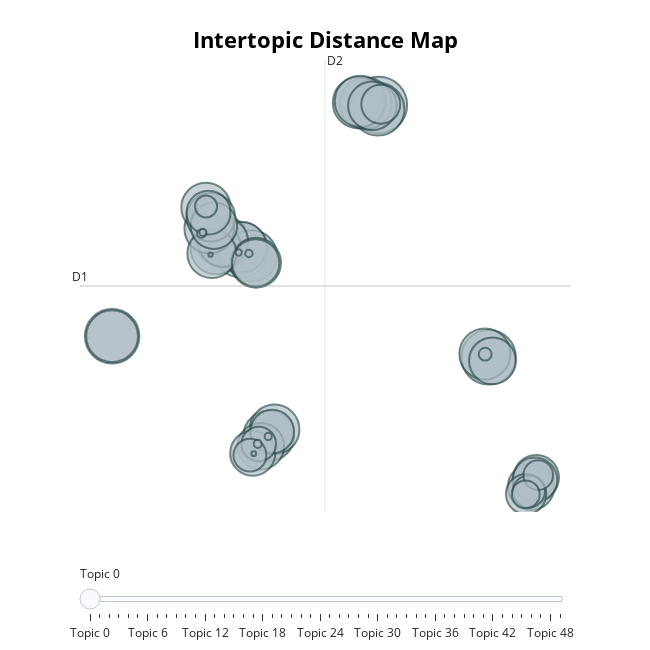

Notebook cell for this chart:
### Markdown cell above
# Swap the embedding model: redo this without the "stopwords" removed!

### Code cell
from sentence_transformers import SentenceTransformer

embedding_model = SentenceTransformer("hiiamsid/sentence_similarity_spanish_es")

topic_model = BERTopic(embedding_model=embedding_model, language="spanish")

umap_model = UMAP(n_components=5, random_state=42)
kmeans_model = KMeans(n_clusters=50, random_state=42)

topic_model = BERTopic(
    embedding_model=embedding_model,
    language="spanish",
    umap_model=umap_model,
    hdbscan_model=kmeans_model  # note: param is still called `hdbscan_model`
)

docs = df['cleaned_lyrics'].tolist()
topics, probs = topic_model.fit_transform(docs)

topic_model.visualize_topics()

### Figure 1 — Plotly figure (JSON) as saved in the notebook; plotly's stock layout.template omitted (floating-point values rounded to 4 significant figures; data arrays with more than 128 entries replaced by an {"elided": "..."} marker saying what was removed)
{"data": [{"customdata": {"elided": "50x3 mixed values"}, "hovertemplate": "<b>Topic %{customdata[0]}</b><br>%{customdata[1]}<br>Size: %{customdata[2]}", "legendgroup": "", "marker": {"color": "#B0BEC5", "line": {"color": "DarkSlateGrey", "width": 2}, "size": [9713, 9139, 9010, 8966, 8450, 8252, 8166, 8136, 7975, 7931, 7906, 7893, 7887, 7845, 7755, 7563, 7549, 7494, 7468, 7354, 7299, 7169, 7154, 6790, 6634, 6569, 6567, 6533, 6228, 6158, 6097, 5848, 5792, 4927, 4584, 3647, 3290, 3133, 2677, 2368, 1478, 501, 230, 197, 166, 161, 161, 124, 69, 56], "sizemode": "area", "sizeref": 6.071, "symbol": "circle"}, "mode": "markers", "name": "", "orientation": "v", "showlegend": false, "type": "scatter", "x": [3.247, -5.274, 10.02, -13.21, 3.199, -6.417, 2.439, -13.21, 1.992, -4.61, 2.104, -5.241, 9.793, -6.794, -3.537, -6.354, -4.328, -3.187, -7.214, -7.418, -7.052, -7.119, 2.85, -4.348, 10.26, -6.929, -4.033, 12.64, 12.96, -4.532, 12.88, -7.259, -3.331, 12.34, 3.368, -4.162, -4.703, 12.5, 13.08, 12.31, -7.41, 9.811, -7.697, -4.222, -4.768, -7.602, -3.576, -5.399, -4.468, -7.136], "xaxis": "x", "y": [18.29, 8.537, 1.319, 2.732, 18.01, 9.144, 18.4, 2.732, 18.45, 8.14, 18.54, 8.725, 1.544, 8.623, -3.973, 9.086, 7.677, -3.537, 9.972, 11.4, 8.299, 10.75, 18.24, 7.67, 1.077, 10.17, -4.663, -7.4, -6.776, -5.135, -6.944, 11.05, -3.686, -7.886, 18.35, -4.523, -5.268, -7.712, -6.616, -7.909, 11.46, 1.526, 9.647, -4.512, 8.304, 9.719, -4.012, 8.371, -5.171, 8.224], "yaxis": "y"}], "layout": {"annotations": [{"showarrow": false, "text": "D1", "x": -15.19, "y": 6.114, "yshift": 10}, {"showarrow": false, "text": "D2", "x": -0.07255, "xshift": 10, "y": 21.32}], "height": 650, "hoverlabel": {"bgcolor": "white", "font": {"family": "Rockwell", "size": 16}}, "legend": {"itemsizing": "constant", "tracegroupgap": 0}, "margin": {"t": 60}, "shapes": [{"line": {"color": "#CFD8DC", "width": 2}, "type": "line", "x0": -0.07255, "x1": -0.07255, "y0": -9.095, "y1": 21.32}, {"line": {"color": "#9E9E9E", "width": 2}, "type": "line", "x0": -15.19, "x1": 15.04, "y0": 6.114, "y1": 6.114}], "sliders": [{"active": 0, "pad": {"t": 50}, "steps": [{"args": [{"marker.color": [["red", "#B0BEC5", "#B0BEC5", "#B0BEC5", "#B0BEC5", "#B0BEC5", "#B0BEC5", "#B0BEC5", "#B0BEC5", "#B0BEC5", "#B0BEC5", "#B0BEC5", "#B0BEC5", "#B0BEC5", "#B0BEC5", "#B0BEC5", "#B0BEC5", "#B0BEC5", "#B0BEC5", "#B0BEC5", "#B0BEC5", "#B0BEC5", "#B0BEC5", "#B0BEC5", "#B0BEC5", "#B0BEC5", "#B0BEC5", "#B0BEC5", "#B0BEC5", "#B0BEC5", "#B0BEC5", "#B0BEC5", "#B0BEC5", "#B0BEC5", "#B0BEC5", "#B0BEC5", "#B0BEC5", "#B0BEC5", "#B0BEC5", "#B0BEC5", "#B0BEC5", "#B0BEC5", "#B0BEC5", "#B0BEC5", "#B0BEC5", "#B0BEC5", "#B0BEC5", "#B0BEC5", "#B0BEC5", "#B0BEC5"]]}], "label": "Topic 0", "method": "update"}, {"args": [{"marker.color": [["#B0BEC5", "red", "#B0BEC5", "#B0BEC5", "#B0BEC5", "#B0BEC5", "#B0BEC5", "#B0BEC5", "#B0BEC5", "#B0BEC5", "#B0BEC5", "#B0BEC5", "#B0BEC5", "#B0BEC5", "#B0BEC5", "#B0BEC5", "#B0BEC5", "#B0BEC5", "#B0BEC5", "#B0BEC5", "#B0BEC5", "#B0BEC5", "#B0BEC5", "#B0BEC5", "#B0BEC5", "#B0BEC5", "#B0BEC5", "#B0BEC5", "#B0BEC5", "#B0BEC5", "#B0BEC5", "#B0BEC5", "#B0BEC5", "#B0BEC5", "#B0BEC5", "#B0BEC5", "#B0BEC5", "#B0BEC5", "#B0BEC5", "#B0BEC5", "#B0BEC5", "#B0BEC5", "#B0BEC5", "#B0BEC5", "#B0BEC5", "#B0BEC5", "#B0BEC5", "#B0BEC5", "#B0BEC5", "#B0BEC5"]]}], "label": "Topic 1", "method": "update"}, {"args": [{"marker.color": [["#B0BEC5", "#B0BEC5", "red", "#B0BEC5", "#B0BEC5", "#B0BEC5", "#B0BEC5", "#B0BEC5", "#B0BEC5", "#B0BEC5", "#B0BEC5", "#B0BEC5", "#B0BEC5", "#B0BEC5", "#B0BEC5", "#B0BEC5", "#B0BEC5", "#B0BEC5", "#B0BEC5", "#B0BEC5", "#B0BEC5", "#B0BEC5", "#B0BEC5", "#B0BEC5", "#B0BEC5", "#B0BEC5", "#B0BEC5", "#B0BEC5", "#B0BEC5", "#B0BEC5", "#B0BEC5", "#B0BEC5", "#B0BEC5", "#B0BEC5", "#B0BEC5", "#B0BEC5", "#B0BEC5", "#B0BEC5", "#B0BEC5", "#B0BEC5", "#B0BEC5", "#B0BEC5", "#B0BEC5", "#B0BEC5", "#B0BEC5", "#B0BEC5", "#B0BEC5", "#B0BEC5", "#B0BEC5", "#B0BEC5"]]}], "label": "Topic 2", "method": "update"}, {"args": [{"marker.color": [["#B0BEC5", "#B0BEC5", "#B0BEC5", "red", "#B0BEC5", "#B0BEC5", "#B0BEC5", "#B0BEC5", "#B0BEC5", "#B0BEC5", "#B0BEC5", "#B0BEC5", "#B0BEC5", "#B0BEC5", "#B0BEC5", "#B0BEC5", "#B0BEC5", "#B0BEC5", "#B0BEC5", "#B0BEC5", "#B0BEC5", "#B0BEC5", "#B0BEC5", "#B0BEC5", "#B0BEC5", "#B0BEC5", "#B0BEC5", "#B0BEC5", "#B0BEC5", "#B0BEC5", "#B0BEC5", "#B0BEC5", "#B0BEC5", "#B0BEC5", "#B0BEC5", "#B0BEC5", "#B0BEC5", "#B0BEC5", "#B0BEC5", "#B0BEC5", "#B0BEC5", "#B0BEC5", "#B0BEC5", "#B0BEC5", "#B0BEC5", "#B0BEC5", "#B0BEC5", "#B0BEC5", "#B0BEC5", "#B0BEC5"]]}], "label": "Topic 3", "method": "update"}, {"args": [{"marker.color": [["#B0BEC5", "#B0BEC5", "#B0BEC5", "#B0BEC5", "red", "#B0BEC5", "#B0BEC5", "#B0BEC5", "#B0BEC5", "#B0BEC5", "#B0BEC5", "#B0BEC5", "#B0BEC5", "#B0BEC5", "#B0BEC5", "#B0BEC5", "#B0BEC5", "#B0BEC5", "#B0BEC5", "#B0BEC5", "#B0BEC5", "#B0BEC5", "#B0BEC5", "#B0BEC5", "#B0BEC5", "#B0BEC5", "#B0BEC5", "#B0BEC5", "#B0BEC5", "#B0BEC5", "#B0BEC5", "#B0BEC5", "#B0BEC5", "#B0BEC5", "#B0BEC5", "#B0BEC5", "#B0BEC5", "#B0BEC5", "#B0BEC5", "#B0BEC5", "#B0BEC5", "#B0BEC5", "#B0BEC5", "#B0BEC5", "#B0BEC5", "#B0BEC5", "#B0BEC5", "#B0BEC5", "#B0BEC5", "#B0BEC5"]]}], "label": "Topic 4", "method": "update"}, {"args": [{"marker.color": [["#B0BEC5", "#B0BEC5", "#B0BEC5", "#B0BEC5", "#B0BEC5", "red", "#B0BEC5", "#B0BEC5", "#B0BEC5", "#B0BEC5", "#B0BEC5", "#B0BEC5", "#B0BEC5", "#B0BEC5", "#B0BEC5", "#B0BEC5", "#B0BEC5", "#B0BEC5", "#B0BEC5", "#B0BEC5", "#B0BEC5", "#B0BEC5", "#B0BEC5", "#B0BEC5", "#B0BEC5", "#B0BEC5", "#B0BEC5", "#B0BEC5", "#B0BEC5", "#B0BEC5", "#B0BEC5", "#B0BEC5", "#B0BEC5", "#B0BEC5", "#B0BEC5", "#B0BEC5", "#B0BEC5", "#B0BEC5", "#B0BEC5", "#B0BEC5", "#B0BEC5", "#B0BEC5", "#B0BEC5", "#B0BEC5", "#B0BEC5", "#B0BEC5", "#B0BEC5", "#B0BEC5", "#B0BEC5", "#B0BEC5"]]}], "label": "Topic 5", "method": "update"}, {"args": [{"marker.color": [["#B0BEC5", "#B0BEC5", "#B0BEC5", "#B0BEC5", "#B0BEC5", "#B0BEC5", "red", "#B0BEC5", "#B0BEC5", "#B0BEC5", "#B0BEC5", "#B0BEC5", "#B0BEC5", "#B0BEC5", "#B0BEC5", "#B0BEC5", "#B0BEC5", "#B0BEC5", "#B0BEC5", "#B0BEC5", "#B0BEC5", "#B0BEC5", "#B0BEC5", "#B0BEC5", "#B0BEC5", "#B0BEC5", "#B0BEC5", "#B0BEC5", "#B0BEC5", "#B0BEC5", "#B0BEC5", "#B0BEC5", "#B0BEC5", "#B0BEC5", "#B0BEC5", "#B0BEC5", "#B0BEC5", "#B0BEC5", "#B0BEC5", "#B0BEC5", "#B0BEC5", "#B0BEC5", "#B0BEC5", "#B0BEC5", "#B0BEC5", "#B0BEC5", "#B0BEC5", "#B0BEC5", "#B0BEC5", "#B0BEC5"]]}], "label": "Topic 6", "method": "update"}, {"args": [{"marker.color": [["#B0BEC5", "#B0BEC5", "#B0BEC5", "#B0BEC5", "#B0BEC5", "#B0BEC5", "#B0BEC5", "red", "#B0BEC5", "#B0BEC5", "#B0BEC5", "#B0BEC5", "#B0BEC5", "#B0BEC5", "#B0BEC5", "#B0BEC5", "#B0BEC5", "#B0BEC5", "#B0BEC5", "#B0BEC5", "#B0BEC5", "#B0BEC5", "#B0BEC5", "#B0BEC5", "#B0BEC5", "#B0BEC5", "#B0BEC5", "#B0BEC5", "#B0BEC5", "#B0BEC5", "#B0BEC5", "#B0BEC5", "#B0BEC5", "#B0BEC5", "#B0BEC5", "#B0BEC5", "#B0BEC5", "#B0BEC5", "#B0BEC5", "#B0BEC5", "#B0BEC5", "#B0BEC5", "#B0BEC5", "#B0BEC5", "#B0BEC5", "#B0BEC5", "#B0BEC5", "#B0BEC5", "#B0BEC5", "#B0BEC5"]]}], "label": "Topic 7", "method": "update"}, {"args": [{"marker.color": [["#B0BEC5", "#B0BEC5", "#B0BEC5", "#B0BEC5", "#B0BEC5", "#B0BEC5", "#B0BEC5", "#B0BEC5", "red", "#B0BEC5", "#B0BEC5", "#B0BEC5", "#B0BEC5", "#B0BEC5", "#B0BEC5", "#B0BEC5", "#B0BEC5", "#B0BEC5", "#B0BEC5", "#B0BEC5", "#B0BEC5", "#B0BEC5", "#B0BEC5", "#B0BEC5", "#B0BEC5", "#B0BEC5", "#B0BEC5", "#B0BEC5", "#B0BEC5", "#B0BEC5", "#B0BEC5", "#B0BEC5", "#B0BEC5", "#B0BEC5", "#B0BEC5", "#B0BEC5", "#B0BEC5", "#B0BEC5", "#B0BEC5", "#B0BEC5", "#B0BEC5", "#B0BEC5", "#B0BEC5", "#B0BEC5", "#B0BEC5", "#B0BEC5", "#B0BEC5", "#B0BEC5", "#B0BEC5", "#B0BEC5"]]}], "label": "Topic 8", "method": "update"}, {"args": [{"marker.color": [["#B0BEC5", "#B0BEC5", "#B0BEC5", "#B0BEC5", "#B0BEC5", "#B0BEC5", "#B0BEC5", "#B0BEC5", "#B0BEC5", "red", "#B0BEC5", "#B0BEC5", "#B0BEC5", "#B0BEC5", "#B0BEC5", "#B0BEC5", "#B0BEC5", "#B0BEC5", "#B0BEC5", "#B0BEC5", "#B0BEC5", "#B0BEC5", "#B0BEC5", "#B0BEC5", "#B0BEC5", "#B0BEC5", "#B0BEC5", "#B0BEC5", "#B0BEC5", "#B0BEC5", "#B0BEC5", "#B0BEC5", "#B0BEC5", "#B0BEC5", "#B0BEC5", "#B0BEC5", "#B0BEC5", "#B0BEC5", "#B0BEC5", "#B0BEC5", "#B0BEC5", "#B0BEC5", "#B0BEC5", "#B0BEC5", "#B0BEC5", "#B0BEC5", "#B0BEC5", "#B0BEC5", "#B0BEC5", "#B0BEC5"]]}], "label": "Topic 9", "method": "update"}, {"args": [{"marker.color": [["#B0BEC5", "#B0BEC5", "#B0BEC5", "#B0BEC5", "#B0BEC5", "#B0BEC5", "#B0BEC5", "#B0BEC5", "#B0BEC5", "#B0BEC5", "red", "#B0BEC5", "#B0BEC5", "#B0BEC5", "#B0BEC5", "#B0BEC5", "#B0BEC5", "#B0BEC5", "#B0BEC5", "#B0BEC5", "#B0BEC5", "#B0BEC5", "#B0BEC5", "#B0BEC5", "#B0BEC5", "#B0BEC5", "#B0BEC5", "#B0BEC5", "#B0BEC5", "#B0BEC5", "#B0BEC5", "#B0BEC5", "#B0BEC5", "#B0BEC5", "#B0BEC5", "#B0BEC5", "#B0BEC5", "#B0BEC5", "#B0BEC5", "#B0BEC5", "#B0BEC5", "#B0BEC5", "#B0BEC5", "#B0BEC5", "#B0BEC5", "#B0BEC5", "#B0BEC5", "#B0BEC5", "#B0BEC5", "#B0BEC5"]]}], "label": "Topic 10", "method": "update"}, {"args": [{"marker.color": [["#B0BEC5", "#B0BEC5", "#B0BEC5", "#B0BEC5", "#B0BEC5", "#B0BEC5", "#B0BEC5", "#B0BEC5", "#B0BEC5", "#B0BEC5", "#B0BEC5", "red", "#B0BEC5", "#B0BEC5", "#B0BEC5", "#B0BEC5", "#B0BEC5", "#B0BEC5", "#B0BEC5", "#B0BEC5", "#B0BEC5", "#B0BEC5", "#B0BEC5", "#B0BEC5", "#B0BEC5", "#B0BEC5", "#B0BEC5", "#B0BEC5", "#B0BEC5", "#B0BEC5", "#B0BEC5", "#B0BEC5", "#B0BEC5", "#B0BEC5", "#B0BEC5", "#B0BEC5", "#B0BEC5", "#B0BEC5", "#B0BEC5", "#B0BEC5", "#B0BEC5", "#B0BEC5", "#B0BEC5", "#B0BEC5", "#B0BEC5", "#B0BEC5", "#B0BEC5", "#B0BEC5", "#B0BEC5", "#B0BEC5"]]}], "label": "Topic 11", "method": "update"}, {"args": [{"marker.color": [["#B0BEC5", "#B0BEC5", "#B0BEC5", "#B0BEC5", "#B0BEC5", "#B0BEC5", "#B0BEC5", "#B0BEC5", "#B0BEC5", "#B0BEC5", "#B0BEC5", "#B0BEC5", "red", "#B0BEC5", "#B0BEC5", "#B0BEC5", "#B0BEC5", "#B0BEC5", "#B0BEC5", "#B0BEC5", "#B0BEC5", "#B0BEC5", "#B0BEC5", "#B0BEC5", "#B0BEC5", "#B0BEC5", "#B0BEC5", "#B0BEC5", "#B0BEC5", "#B0BEC5", "#B0BEC5", "#B0BEC5", "#B0BEC5", "#B0BEC5", "#B0BEC5", "#B0BEC5", "#B0BEC5", "#B0BEC5", "#B0BEC5", "#B0BEC5", "#B0BEC5", "#B0BEC5", "#B0BEC5", "#B0BEC5", "#B0BEC5", "#B0BEC5", "#B0BEC5", "#B0BEC5", "#B0BEC5", "#B0BEC5"]]}], "label": "Topic 12", "method": "update"}, {"args": [{"marker.color": [["#B0BEC5", "#B0BEC5", "#B0BEC5", "#B0BEC5", "#B0BEC5", "#B0BEC5", "#B0BEC5", "#B0BEC5", "#B0BEC5", "#B0BEC5", "#B0BEC5", "#B0BEC5", "#B0BEC5", "red", "#B0BEC5", "#B0BEC5", "#B0BEC5", "#B0BEC5", "#B0BEC5", "#B0BEC5", "#B0BEC5", "#B0BEC5", "#B0BEC5", "#B0BEC5", "#B0BEC5", "#B0BEC5", "#B0BEC5", "#B0BEC5", "#B0BEC5", "#B0BEC5", "#B0BEC5", "#B0BEC5", "#B0BEC5", "#B0BEC5", "#B0BEC5", "#B0BEC5", "#B0BEC5", "#B0BEC5", "#B0BEC5", "#B0BEC5", "#B0BEC5", "#B0BEC5", "#B0BEC5", "#B0BEC5", "#B0BEC5", "#B0BEC5", "#B0BEC5", "#B0BEC5", "#B0BEC5", "#B0BEC5"]]}], "label": "Topic 13", "method": "update"}, {"args": [{"marker.color": [["#B0BEC5", "#B0BEC5", "#B0BEC5", "#B0BEC5", "#B0BEC5", "#B0BEC5", "#B0BEC5", "#B0BEC5", "#B0BEC5", "#B0BEC5", "#B0BEC5", "#B0BEC5", "#B0BEC5", "#B0BEC5", "red", "#B0BEC5", "#B0BEC5", "#B0BEC5", "#B0BEC5", "#B0BEC5", "#B0BEC5", "#B0BEC5", "#B0BEC5", "#B0BEC5", "#B0BEC5", "#B0BEC5", "#B0BEC5", "#B0BEC5", "#B0BEC5", "#B0BEC5", "#B0BEC5", "#B0BEC5", "#B0BEC5", "#B0BEC5", "#B0BEC5", "#B0BEC5", "#B0BEC5", "#B0BEC5", "#B0BEC5", "#B0BEC5", "#B0BEC5", "#B0BEC5", "#B0BEC5", "#B0BEC5", "#B0BEC5", "#B0BEC5", "#B0BEC5", "#B0BEC5", "#B0BEC5", "#B0BEC5"]]}], "label": "Topic 14", "method": "update"}, {"args": [{"marker.color": [["#B0BEC5", "#B0BEC5", "#B0BEC5", "#B0BEC5", "#B0BEC5", "#B0BEC5", "#B0BEC5", "#B0BEC5", "#B0BEC5", "#B0BEC5", "#B0BEC5", "#B0BEC5", "#B0BEC5", "#B0BEC5", "#B0BEC5", "red", "#B0BEC5", "#B0BEC5", "#B0BEC5", "#B0BEC5", "#B0BEC5", "#B0BEC5", "#B0BEC5", "#B0BEC5", "#B0BEC5", "#B0BEC5", "#B0BEC5", "#B0BEC5", "#B0BEC5", "#B0BEC5", "#B0BEC5", "#B0BEC5", "#B0BEC5", "#B0BEC5", "#B0BEC5", "#B0BEC5", "#B0BEC5", "#B0BEC5", "#B0BEC5", "#B0BEC5", "#B0BEC5", "#B0BEC5", "#B0BEC5", "#B0BEC5", "#B0BEC5", "#B0BEC5", "#B0BEC5", "#B0BEC5", "#B0BEC5", "#B0BEC5"]]}], "label": "Topic 15", "method": "update"}, {"args": [{"marker.color": [["#B0BEC5", "#B0BEC5", "#B0BEC5", "#B0BEC5", "#B0BEC5", "#B0BEC5", "#B0BEC5", "#B0BEC5", "#B0BEC5", "#B0BEC5", "#B0BEC5", "#B0BEC5", "#B0BEC5", "#B0BEC5", "#B0BEC5", "#B0BEC5", "red", "#B0BEC5", "#B0BEC5", "#B0BEC5", "#B0BEC5", "#B0BEC5", "#B0BEC5", "#B0BEC5", "#B0BEC5", "#B0BEC5", "#B0BEC5", "#B0BEC5", "#B0BEC5", "#B0BEC5", "#B0BEC5", "#B0BEC5", "#B0BEC5", "#B0BEC5", "#B0BEC5", "#B0BEC5", "#B0BEC5", "#B0BEC5", "#B0BEC5", "#B0BEC5", "#B0BEC5", "#B0BEC5", "#B0BEC5", "#B0BEC5", "#B0BEC5", "#B0BEC5", "#B0BEC5", "#B0BEC5", "#B0BEC5", "#B0BEC5"]]}], "label": "Topic 16", "method": "update"}, {"args": [{"marker.color": [["#B0BEC5", "#B0BEC5", "#B0BEC5", "#B0BEC5", "#B0BEC5", "#B0BEC5", "#B0BEC5", "#B0BEC5", "#B0BEC5", "#B0BEC5", "#B0BEC5", "#B0BEC5", "#B0BEC5", "#B0BEC5", "#B0BEC5", "#B0BEC5", "#B0BEC5", "red", "#B0BEC5", "#B0BEC5", "#B0BEC5", "#B0BEC5", "#B0BEC5", "#B0BEC5", "#B0BEC5", "#B0BEC5", "#B0BEC5", "#B0BEC5", "#B0BEC5", "#B0BEC5", "#B0BEC5", "#B0BEC5", "#B0BEC5", "#B0BEC5", "#B0BEC5", "#B0BEC5", "#B0BEC5", "#B0BEC5", "#B0BEC5", "#B0BEC5", "#B0BEC5", "#B0BEC5", "#B0BEC5", "#B0BEC5", "#B0BEC5", "#B0BEC5", "#B0BEC5", "#B0BEC5", "#B0BEC5", "#B0BEC5"]]}], "label": "Topic 17", "method": "update"}, {"args": [{"marker.color": [["#B0BEC5", "#B0BEC5", "#B0BEC5", "#B0BEC5", "#B0BEC5", "#B0BEC5", "#B0BEC5", "#B0BEC5", "#B0BEC5", "#B0BEC5", "#B0BEC5", "#B0BEC5", "#B0BEC5", "#B0BEC5", "#B0BEC5", "#B0BEC5", "#B0BEC5", "#B0BEC5", "red", "#B0BEC5", "#B0BEC5", "#B0BEC5", "#B0BEC5", "#B0BEC5", "#B0BEC5", "#B0BEC5", "#B0BEC5", "#B0BEC5", "#B0BEC5", "#B0BEC5", "#B0BEC5", "#B0BEC5", "#B0BEC5", "#B0BEC5", "#B0BEC5", "#B0BEC5", "#B0BEC5", "#B0BEC5", "#B0BEC5", "#B0BEC5", "#B0BEC5", "#B0BEC5", "#B0BEC5", "#B0BEC5", "#B0BEC5", "#B0BEC5", "#B0BEC5", "#B0BEC5", "#B0BEC5", "#B0BEC5"]]}], "label": "Topic 18", "method": "update"}, {"args": [{"marker.color": [["#B0BEC5", "#B0BEC5", "#B0BEC5", "#B0BEC5", "#B0BEC5", "#B0BEC5", "#B0BEC5", "#B0BEC5", "#B0BEC5", "#B0BEC5", "#B0BEC5", "#B0BEC5", "#B0BEC5", "#B0BEC5", "#B0BEC5", "#B0BEC5", "#B0BEC5", "#B0BEC5", "#B0BEC5", "red", "#B0BEC5", "#B0BEC5", "#B0BEC5", "#B0BEC5", "#B0BEC5", "#B0BEC5", "#B0BEC5", "#B0BEC5", "#B0BEC5", "#B0BEC5", "#B0BEC5", "#B0BEC5", "#B0BEC5", "#B0BEC5", "#B0BEC5", "#B0BEC5", "#B0BEC5", "#B0BEC5", "#B0BEC5", "#B0BEC5", "#B0BEC5", "#B0BEC5", "#B0BEC5", "#B0BEC5", "#B0BEC5", "#B0BEC5", "#B0BEC5", "#B0BEC5", "#B0BEC5", "#B0BEC5"]]}], "label": "Topic 19", "method": "update"}, {"args": [{"marker.color": [["#B0BEC5", "#B0BEC5", "#B0BEC5", "#B0BEC5", "#B0BEC5", "#B0BEC5", "#B0BEC5", "#B0BEC5", "#B0BEC5", "#B0BEC5", "#B0BEC5", "#B0BEC5", "#B0BEC5", "#B0BEC5", "#B0BEC5", "#B0BEC5", "#B0BEC5", "#B0BEC5", "#B0BEC5", "#B0BEC5", "red", "#B0BEC5", "#B0BEC5", "#B0BEC5", "#B0BEC5", "#B0BEC5", "#B0BEC5", "#B0BEC5", "#B0BEC5", "#B0BEC5", "#B0BEC5", "#B0BEC5", "#B0BEC5", "#B0BEC5", "#B0BEC5", "#B0BEC5", "#B0BEC5", "#B0BEC5", "#B0BEC5", "#B0BEC5", "#B0BEC5", "#B0BEC5", "#B0BEC5", "#B0BEC5", "#B0BEC5", "#B0BEC5", "#B0BEC5", "#B0BEC5", "#B0BEC5", "#B0BEC5"]]}], "label": "Topic 20", "method": "update"}, {"args": [{"marker.color": [["#B0BEC5", "#B0BEC5", "#B0BEC5", "#B0BEC5", "#B0BEC5", "#B0BEC5", "#B0BEC5", "#B0BEC5", "#B0BEC5", "#B0BEC5", "#B0BEC5", "#B0BEC5", "#B0BEC5", "#B0BEC5", "#B0BEC5", "#B0BEC5", "#B0BEC5", "#B0BEC5", "#B0BEC5", "#B0BEC5", "#B0BEC5", "red", "#B0BEC5", "#B0BEC5", "#B0BEC5", "#B0BEC5", "#B0BEC5", "#B0BEC5", "#B0BEC5", "#B0BEC5", "#B0BEC5", "#B0BEC5", "#B0BEC5", "#B0BEC5", "#B0BEC5", "#B0BEC5", "#B0BEC5", "#B0BEC5", "#B0BEC5", "#B0BEC5", "#B0BEC5", "#B0BEC5", "#B0BEC5", "#B0BEC5", "#B0BEC5", "#B0BEC5", "#B0BEC5", "#B0BEC5", "#B0BEC5", "#B0BEC5"]]}], "label": "Topic 21", "method": "update"}, {"args": [{"marker.color": [["#B0BEC5", "#B0BEC5", "#B0BEC5", "#B0BEC5", "#B0BEC5", "#B0BEC5", "#B0BEC5", "#B0BEC5", "#B0BEC5", "#B0BEC5", "#B0BEC5", "#B0BEC5", "#B0BEC5", "#B0BEC5", "#B0BEC5", "#B0BEC5", "#B0BEC5", "#B0BEC5", "#B0BEC5", "#B0BEC5", "#B0BEC5", "#B0BEC5", "red", "#B0BEC5", "#B0BEC5", "#B0BEC5", "#B0BEC5", "#B0BEC5", "#B0BEC5", "#B0BEC5", "#B0BEC5", "#B0BEC5", "#B0BEC5", "#B0BEC5", "#B0BEC5", "#B0BEC5", "#B0BEC5", "#B0BEC5", "#B0BEC5", "#B0BEC5", "#B0BEC5", "#B0BEC5", "#B0BEC5", "#B0BEC5", "#B0BEC5", "#B0BEC5", "#B0BEC5", "#B0BEC5", "#B0BEC5", "#B0BEC5"]]}], "label": "Topic 22", "method": "update"}, {"args": [{"marker.color": [["#B0BEC5", "#B0BEC5", "#B0BEC5", "#B0BEC5", "#B0BEC5", "#B0BEC5", "#B0BEC5", "#B0BEC5", "#B0BEC5", "#B0BEC5", "#B0BEC5", "#B0BEC5", "#B0BEC5", "#B0BEC5", "#B0BEC5", "#B0BEC5", "#B0BEC5", "#B0BEC5", "#B0BEC5", "#B0BEC5", "#B0BEC5", "#B0BEC5", "#B0BEC5", "red", "#B0BEC5", "#B0BEC5", "#B0BEC5", "#B0BEC5", "#B0BEC5", "#B0BEC5", "#B0BEC5", "#B0BEC5", "#B0BEC5", "#B0BEC5", "#B0BEC5", "#B0BEC5", "#B0BEC5", "#B0BEC5", "#B0BEC5", "#B0BEC5", "#B0BEC5", "#B0BEC5", "#B0BEC5", "#B0BEC5", "#B0BEC5", "#B0BEC5", "#B0BEC5", "#B0BEC5", "#B0BEC5", "#B0BEC5"]]}], "label": "Topic 23", "method": "update"}, {"args": [{"marker.color": [["#B0BEC5", "#B0BEC5", "#B0BEC5", "#B0BEC5", "#B0BEC5", "#B0BEC5", "#B0BEC5", "#B0BEC5", "#B0BEC5", "#B0BEC5", "#B0BEC5", "#B0BEC5", "#B0BEC5", "#B0BEC5", "#B0BEC5", "#B0BEC5", "#B0BEC5", "#B0BEC5", "#B0BEC5", "#B0BEC5", "#B0BEC5", "#B0BEC5", "#B0BEC5", "#B0BEC5", "red", "#B0BEC5", "#B0BEC5", "#B0BEC5", "#B0BEC5", "#B0BEC5", "#B0BEC5", "#B0BEC5", "#B0BEC5", "#B0BEC5", "#B0BEC5", "#B0BEC5", "#B0BEC5", "#B0BEC5", "#B0BEC5", "#B0BEC5", "#B0BEC5", "#B0BEC5", "#B0BEC5", "#B0BEC5", "#B0BEC5", "#B0BEC5", "#B0BEC5", "#B0BEC5", "#B0BEC5", "#B0BEC5"]]}], "label": "Topic 24", "method": "update"}, {"args": [{"marker.color": [["#B0BEC5", "#B0BEC5", "#B0BEC5", "#B0BEC5", "#B0BEC5", "#B0BEC5", "#B0BEC5", "#B0BEC5", "#B0BEC5", "#B0BEC5", "#B0BEC5", "#B0BEC5", "#B0BEC5", "#B0BEC5", "#B0BEC5", "#B0BEC5", "#B0BEC5", "#B0BEC5", "#B0BEC5", "#B0BEC5", "#B0BEC5", "#B0BEC5", "#B0BEC5", "#B0BEC5", "#B0BEC5", "red", "#B0BEC5", "#B0BEC5", "#B0BEC5", "#B0BEC5", "#B0BEC5", "#B0BEC5", "#B0BEC5", "#B0BEC5", "#B0BEC5", "#B0BEC5", "#B0BEC5", "#B0BEC5", "#B0BEC5", "#B0BEC5", "#B0BEC5", "#B0BEC5", "#B0BEC5", "#B0BEC5", "#B0BEC5", "#B0BEC5", "#B0BEC5", "#B0BEC5", "#B0BEC5", "#B0BEC5"]]}], "label": "Topic 25", "method": "update"}, {"args": [{"marker.color": [["#B0BEC5", "#B0BEC5", "#B0BEC5", "#B0BEC5", "#B0BEC5", "#B0BEC5", "#B0BEC5", "#B0BEC5", "#B0BEC5", "#B0BEC5", "#B0BEC5", "#B0BEC5", "#B0BEC5", "#B0BEC5", "#B0BEC5", "#B0BEC5", "#B0BEC5", "#B0BEC5", "#B0BEC5", "#B0BEC5", "#B0BEC5", "#B0BEC5", "#B0BEC5", "#B0BEC5", "#B0BEC5", "#B0BEC5", "red", "#B0BEC5", "#B0BEC5", "#B0BEC5", "#B0BEC5", "#B0BEC5", "#B0BEC5", "#B0BEC5", "#B0BEC5", "#B0BEC5", "#B0BEC5", "#B0BEC5", "#B0BEC5", "#B0BEC5", "#B0BEC5", "#B0BEC5", "#B0BEC5", "#B0BEC5", "#B0BEC5", "#B0BEC5", "#B0BEC5", "#B0BEC5", "#B0BEC5", "#B0BEC5"]]}], "label": "Topic 26", "method": "update"}, {"args": [{"marker.color": [["#B0BEC5", "#B0BEC5", "#B0BEC5", "#B0BEC5", "#B0BEC5", "#B0BEC5", "#B0BEC5", "#B0BEC5", "#B0BEC5", "#B0BEC5", "#B0BEC5", "#B0BEC5", "#B0BEC5", "#B0BEC5", "#B0BEC5", "#B0BEC5", "#B0BEC5", "#B0BEC5", "#B0BEC5", "#B0BEC5", "#B0BEC5", "#B0BEC5", "#B0BEC5", "#B0BEC5", "#B0BEC5", "#B0BEC5", "#B0BEC5", "red", "#B0BEC5", "#B0BEC5", "#B0BEC5", "#B0BEC5", "#B0BEC5", "#B0BEC5", "#B0BEC5", "#B0BEC5", "#B0BEC5", "#B0BEC5", "#B0BEC5", "#B0BEC5", "#B0BEC5", "#B0BEC5", "#B0BEC5", "#B0BEC5", "#B0BEC5", "#B0BEC5", "#B0BEC5", "#B0BEC5", "#B0BEC5", "#B0BEC5"]]}], "label": "Topic 27", "method": "update"}, {"args": [{"marker.color": [["#B0BEC5", "#B0BEC5", "#B0BEC5", "#B0BEC5", "#B0BEC5", "#B0BEC5", "#B0BEC5", "#B0BEC5", "#B0BEC5", "#B0BEC5", "#B0BEC5", "#B0BEC5", "#B0BEC5", "#B0BEC5", "#B0BEC5", "#B0BEC5", "#B0BEC5", "#B0BEC5", "#B0BEC5", "#B0BEC5", "#B0BEC5", "#B0BEC5", "#B0BEC5", "#B0BEC5", "#B0BEC5", "#B0BEC5", "#B0BEC5", "#B0BEC5", "red", "#B0BEC5", "#B0BEC5", "#B0BEC5", "#B0BEC5", "#B0BEC5", "#B0BEC5", "#B0BEC5", "#B0BEC5", "#B0BEC5", "#B0BEC5", "#B0BEC5", "#B0BEC5", "#B0BEC5", "#B0BEC5", "#B0BEC5", "#B0BEC5", "#B0BEC5", "#B0BEC5", "#B0BEC5", "#B0BEC5", "#B0BEC5"]]}], "label": "Topic 28", "method": "update"}, {"args": [{"marker.color": [["#B0BEC5", "#B0BEC5", "#B0BEC5", "#B0BEC5", "#B0BEC5", "#B0BEC5", "#B0BEC5", "#B0BEC5", "#B0BEC5", "#B0BEC5", "#B0BEC5", "#B0BEC5", "#B0BEC5", "#B0BEC5", "#B0BEC5", "#B0BEC5", "#B0BEC5", "#B0BEC5", "#B0BEC5", "#B0BEC5", "#B0BEC5", "#B0BEC5", "#B0BEC5", "#B0BEC5", "#B0BEC5", "#B0BEC5", "#B0BEC5", "#B0BEC5", "#B0BEC5", "red", "#B0BEC5", "#B0BEC5", "#B0BEC5", "#B0BEC5", "#B0BEC5", "#B0BEC5", "#B0BEC5", "#B0BEC5", "#B0BEC5", "#B0BEC5", "#B0BEC5", "#B0BEC5", "#B0BEC5", "#B0BEC5", "#B0BEC5", "#B0BEC5", "#B0BEC5", "#B0BEC5", "#B0BEC5", "#B0BEC5"]]}], "label": "Topic 29", "method": "update"}, {"args": [{"marker.color": [["#B0BEC5", "#B0BEC5", "#B0BEC5", "#B0BEC5", "#B0BEC5", "#B0BEC5", "#B0BEC5", "#B0BEC5", "#B0BEC5", "#B0BEC5", "#B0BEC5", "#B0BEC5", "#B0BEC5", "#B0BEC5", "#B0BEC5", "#B0BEC5", "#B0BEC5", "#B0BEC5", "#B0BEC5", "#B0BEC5", "#B0BEC5", "#B0BEC5", "#B0BEC5", "#B0BEC5", "#B0BEC5", "#B0BEC5", "#B0BEC5", "#B0BEC5", "#B0BEC5", "#B0BEC5", "red", "#B0BEC5", "#B0BEC5", "#B0BEC5", "#B0BEC5", "#B0BEC5", "#B0BEC5", "#B0BEC5", "#B0BEC5", "#B0BEC5", "#B0BEC5", "#B0BEC5", "#B0BEC5", "#B0BEC5", "#B0BEC5", "#B0BEC5", "#B0BEC5", "#B0BEC5", "#B0BEC5", "#B0BEC5"]]}], "label": "Topic 30", "method": "update"}, {"args": [{"marker.color": [["#B0BEC5", "#B0BEC5", "#B0BEC5", "#B0BEC5", "#B0BEC5", "#B0BEC5", "#B0BEC5", "#B0BEC5", "#B0BEC5", "#B0BEC5", "#B0BEC5", "#B0BEC5", "#B0BEC5", "#B0BEC5", "#B0BEC5", "#B0BEC5", "#B0BEC5", "#B0BEC5", "#B0BEC5", "#B0BEC5", "#B0BEC5", "#B0BEC5", "#B0BEC5", "#B0BEC5", "#B0BEC5", "#B0BEC5", "#B0BEC5", "#B0BEC5", "#B0BEC5", "#B0BEC5", "#B0BEC5", "red", "#B0BEC5", "#B0BEC5", "#B0BEC5", "#B0BEC5", "#B0BEC5", "#B0BEC5", "#B0BEC5", "#B0BEC5", "#B0BEC5", "#B0BEC5", "#B0BEC5", "#B0BEC5", "#B0BEC5", "#B0BEC5", "#B0BEC5", "#B0BEC5", "#B0BEC5", "#B0BEC5"]]}], "label": "Topic 31", "method": "update"}, {"args": [{"marker.color": [["#B0BEC5", "#B0BEC5", "#B0BEC5", "#B0BEC5", "#B0BEC5", "#B0BEC5", "#B0BEC5", "#B0BEC5", "#B0BEC5", "#B0BEC5", "#B0BEC5", "#B0BEC5", "#B0BEC5", "#B0BEC5", "#B0BEC5", "#B0BEC5", "#B0BEC5", "#B0BEC5", "#B0BEC5", "#B0BEC5", "#B0BEC5", "#B0BEC5", "#B0BEC5", "#B0BEC5", "#B0BEC5", "#B0BEC5", "#B0BEC5", "#B0BEC5", "#B0BEC5", "#B0BEC5", "#B0BEC5", "#B0BEC5", "red", "#B0BEC5", "#B0BEC5", "#B0BEC5", "#B0BEC5", "#B0BEC5", "#B0BEC5", "#B0BEC5", "#B0BEC5", "#B0BEC5", "#B0BEC5", "#B0BEC5", "#B0BEC5", "#B0BEC5", "#B0BEC5", "#B0BEC5", "#B0BEC5", "#B0BEC5"]]}], "label": "Topic 32", "method": "update"}, {"args": [{"marker.color": [["#B0BEC5", "#B0BEC5", "#B0BEC5", "#B0BEC5", "#B0BEC5", "#B0BEC5", "#B0BEC5", "#B0BEC5", "#B0BEC5", "#B0BEC5", "#B0BEC5", "#B0BEC5", "#B0BEC5", "#B0BEC5", "#B0BEC5", "#B0BEC5", "#B0BEC5", "#B0BEC5", "#B0BEC5", "#B0BEC5", "#B0BEC5", "#B0BEC5", "#B0BEC5", "#B0BEC5", "#B0BEC5", "#B0BEC5", "#B0BEC5", "#B0BEC5", "#B0BEC5", "#B0BEC5", "#B0BEC5", "#B0BEC5", "#B0BEC5", "red", "#B0BEC5", "#B0BEC5", "#B0BEC5", "#B0BEC5", "#B0BEC5", "#B0BEC5", "#B0BEC5", "#B0BEC5", "#B0BEC5", "#B0BEC5", "#B0BEC5", "#B0BEC5", "#B0BEC5", "#B0BEC5", "#B0BEC5", "#B0BEC5"]]}], "label": "Topic 33", "method": "update"}, {"args": [{"marker.color": [["#B0BEC5", "#B0BEC5", "#B0BEC5", "#B0BEC5", "#B0BEC5", "#B0BEC5", "#B0BEC5", "#B0BEC5", "#B0BEC5", "#B0BEC5", "#B0BEC5", "#B0BEC5", "#B0BEC5", "#B0BEC5", "#B0BEC5", "#B0BEC5", "#B0BEC5", "#B0BEC5", "#B0BEC5", "#B0BEC5", "#B0BEC5", "#B0BEC5", "#B0BEC5", "#B0BEC5", "#B0BEC5", "#B0BEC5", "#B0BEC5", "#B0BEC5", "#B0BEC5", "#B0BEC5", "#B0BEC5", "#B0BEC5", "#B0BEC5", "#B0BEC5", "red", "#B0BEC5", "#B0BEC5", "#B0BEC5", "#B0BEC5", "#B0BEC5", "#B0BEC5", "#B0BEC5", "#B0BEC5", "#B0BEC5", "#B0BEC5", "#B0BEC5", "#B0BEC5", "#B0BEC5", "#B0BEC5", "#B0BEC5"]]}], "label": "Topic 34", "method": "update"}, {"args": [{"marker.color": [["#B0BEC5", "#B0BEC5", "#B0BEC5", "#B0BEC5", "#B0BEC5", "#B0BEC5", "#B0BEC5", "#B0BEC5", "#B0BEC5", "#B0BEC5", "#B0BEC5", "#B0BEC5", "#B0BEC5", "#B0BEC5", "#B0BEC5", "#B0BEC5", "#B0BEC5", "#B0BEC5", "#B0BEC5", "#B0BEC5", "#B0BEC5", "#B0BEC5", "#B0BEC5", "#B0BEC5", "#B0BEC5", "#B0BEC5", "#B0BEC5", "#B0BEC5", "#B0BEC5", "#B0BEC5", "#B0BEC5", "#B0BEC5", "#B0BEC5", "#B0BEC5", "#B0BEC5", "red", "#B0BEC5", "#B0BEC5", "#B0BEC5", "#B0BEC5", "#B0BEC5", "#B0BEC5", "#B0BEC5", "#B0BEC5", "#B0BEC5", "#B0BEC5", "#B0BEC5", "#B0BEC5", "#B0BEC5", "#B0BEC5"]]}], "label": "Topic 35", "method": "update"}, {"args": [{"marker.color": [["#B0BEC5", "#B0BEC5", "#B0BEC5", "#B0BEC5", "#B0BEC5", "#B0BEC5", "#B0BEC5", "#B0BEC5", "#B0BEC5", "#B0BEC5", "#B0BEC5", "#B0BEC5", "#B0BEC5", "#B0BEC5", "#B0BEC5", "#B0BEC5", "#B0BEC5", "#B0BEC5", "#B0BEC5", "#B0BEC5", "#B0BEC5", "#B0BEC5", "#B0BEC5", "#B0BEC5", "#B0BEC5", "#B0BEC5", "#B0BEC5", "#B0BEC5", "#B0BEC5", "#B0BEC5", "#B0BEC5", "#B0BEC5", "#B0BEC5", "#B0BEC5", "#B0BEC5", "#B0BEC5", "red", "#B0BEC5", "#B0BEC5", "#B0BEC5", "#B0BEC5", "#B0BEC5", "#B0BEC5", "#B0BEC5", "#B0BEC5", "#B0BEC5", "#B0BEC5", "#B0BEC5", "#B0BEC5", "#B0BEC5"]]}], "label": "Topic 36", "method": "update"}, {"args": [{"marker.color": [["#B0BEC5", "#B0BEC5", "#B0BEC5", "#B0BEC5", "#B0BEC5", "#B0BEC5", "#B0BEC5", "#B0BEC5", "#B0BEC5", "#B0BEC5", "#B0BEC5", "#B0BEC5", "#B0BEC5", "#B0BEC5", "#B0BEC5", "#B0BEC5", "#B0BEC5", "#B0BEC5", "#B0BEC5", "#B0BEC5", "#B0BEC5", "#B0BEC5", "#B0BEC5", "#B0BEC5", "#B0BEC5", "#B0BEC5", "#B0BEC5", "#B0BEC5", "#B0BEC5", "#B0BEC5", "#B0BEC5", "#B0BEC5", "#B0BEC5", "#B0BEC5", "#B0BEC5", "#B0BEC5", "#B0BEC5", "red", "#B0BEC5", "#B0BEC5", "#B0BEC5", "#B0BEC5", "#B0BEC5", "#B0BEC5", "#B0BEC5", "#B0BEC5", "#B0BEC5", "#B0BEC5", "#B0BEC5", "#B0BEC5"]]}], "label": "Topic 37", "method": "update"}, {"args": [{"marker.color": [["#B0BEC5", "#B0BEC5", "#B0BEC5", "#B0BEC5", "#B0BEC5", "#B0BEC5", "#B0BEC5", "#B0BEC5", "#B0BEC5", "#B0BEC5", "#B0BEC5", "#B0BEC5", "#B0BEC5", "#B0BEC5", "#B0BEC5", "#B0BEC5", "#B0BEC5", "#B0BEC5", "#B0BEC5", "#B0BEC5", "#B0BEC5", "#B0BEC5", "#B0BEC5", "#B0BEC5", "#B0BEC5", "#B0BEC5", "#B0BEC5", "#B0BEC5", "#B0BEC5", "#B0BEC5", "#B0BEC5", "#B0BEC5", "#B0BEC5", "#B0BEC5", "#B0BEC5", "#B0BEC5", "#B0BEC5", "#B0BEC5", "red", "#B0BEC5", "#B0BEC5", "#B0BEC5", "#B0BEC5", "#B0BEC5", "#B0BEC5", "#B0BEC5", "#B0BEC5", "#B0BEC5", "#B0BEC5", "#B0BEC5"]]}], "label": "Topic 38", "method": "update"}, {"args": [{"marker.color": [["#B0BEC5", "#B0BEC5", "#B0BEC5", "#B0BEC5", "#B0BEC5", "#B0BEC5", "#B0BEC5", "#B0BEC5", "#B0BEC5", "#B0BEC5", "#B0BEC5", "#B0BEC5", "#B0BEC5", "#B0BEC5", "#B0BEC5", "#B0BEC5", "#B0BEC5", "#B0BEC5", "#B0BEC5", "#B0BEC5", "#B0BEC5", "#B0BEC5", "#B0BEC5", "#B0BEC5", "#B0BEC5", "#B0BEC5", "#B0BEC5", "#B0BEC5", "#B0BEC5", "#B0BEC5", "#B0BEC5", "#B0BEC5", "#B0BEC5", "#B0BEC5", "#B0BEC5", "#B0BEC5", "#B0BEC5", "#B0BEC5", "#B0BEC5", "red", "#B0BEC5", "#B0BEC5", "#B0BEC5", "#B0BEC5", "#B0BEC5", "#B0BEC5", "#B0BEC5", "#B0BEC5", "#B0BEC5", "#B0BEC5"]]}], "label": "Topic 39", "method": "update"}, {"args": [{"marker.color": [["#B0BEC5", "#B0BEC5", "#B0BEC5", "#B0BEC5", "#B0BEC5", "#B0BEC5", "#B0BEC5", "#B0BEC5", "#B0BEC5", "#B0BEC5", "#B0BEC5", "#B0BEC5", "#B0BEC5", "#B0BEC5", "#B0BEC5", "#B0BEC5", "#B0BEC5", "#B0BEC5", "#B0BEC5", "#B0BEC5", "#B0BEC5", "#B0BEC5", "#B0BEC5", "#B0BEC5", "#B0BEC5", "#B0BEC5", "#B0BEC5", "#B0BEC5", "#B0BEC5", "#B0BEC5", "#B0BEC5", "#B0BEC5", "#B0BEC5", "#B0BEC5", "#B0BEC5", "#B0BEC5", "#B0BEC5", "#B0BEC5", "#B0BEC5", "#B0BEC5", "red", "#B0BEC5", "#B0BEC5", "#B0BEC5", "#B0BEC5", "#B0BEC5", "#B0BEC5", "#B0BEC5", "#B0BEC5", "#B0BEC5"]]}], "label": "Topic 40", "method": "update"}, {"args": [{"marker.color": [["#B0BEC5", "#B0BEC5", "#B0BEC5", "#B0BEC5", "#B0BEC5", "#B0BEC5", "#B0BEC5", "#B0BEC5", "#B0BEC5", "#B0BEC5", "#B0BEC5", "#B0BEC5", "#B0BEC5", "#B0BEC5", "#B0BEC5", "#B0BEC5", "#B0BEC5", "#B0BEC5", "#B0BEC5", "#B0BEC5", "#B0BEC5", "#B0BEC5", "#B0BEC5", "#B0BEC5", "#B0BEC5", "#B0BEC5", "#B0BEC5", "#B0BEC5", "#B0BEC5", "#B0BEC5", "#B0BEC5", "#B0BEC5", "#B0BEC5", "#B0BEC5", "#B0BEC5", "#B0BEC5", "#B0BEC5", "#B0BEC5", "#B0BEC5", "#B0BEC5", "#B0BEC5", "red", "#B0BEC5", "#B0BEC5", "#B0BEC5", "#B0BEC5", "#B0BEC5", "#B0BEC5", "#B0BEC5", "#B0BEC5"]]}], "label": "Topic 41", "method": "update"}, {"args": [{"marker.color": [["#B0BEC5", "#B0BEC5", "#B0BEC5", "#B0BEC5", "#B0BEC5", "#B0BEC5", "#B0BEC5", "#B0BEC5", "#B0BEC5", "#B0BEC5", "#B0BEC5", "#B0BEC5", "#B0BEC5", "#B0BEC5", "#B0BEC5", "#B0BEC5", "#B0BEC5", "#B0BEC5", "#B0BEC5", "#B0BEC5", "#B0BEC5", "#B0BEC5", "#B0BEC5", "#B0BEC5", "#B0BEC5", "#B0BEC5", "#B0BEC5", "#B0BEC5", "#B0BEC5", "#B0BEC5", "#B0BEC5", "#B0BEC5", "#B0BEC5", "#B0BEC5", "#B0BEC5", "#B0BEC5", "#B0BEC5", "#B0BEC5", "#B0BEC5", "#B0BEC5", "#B0BEC5", "#B0BEC5", "red", "#B0BEC5", "#B0BEC5", "#B0BEC5", "#B0BEC5", "#B0BEC5", "#B0BEC5", "#B0BEC5"]]}], "label": "Topic 42", "method": "update"}, {"args": [{"marker.color": [["#B0BEC5", "#B0BEC5", "#B0BEC5", "#B0BEC5", "#B0BEC5", "#B0BEC5", "#B0BEC5", "#B0BEC5", "#B0BEC5", "#B0BEC5", "#B0BEC5", "#B0BEC5", "#B0BEC5", "#B0BEC5", "#B0BEC5", "#B0BEC5", "#B0BEC5", "#B0BEC5", "#B0BEC5", "#B0BEC5", "#B0BEC5", "#B0BEC5", "#B0BEC5", "#B0BEC5", "#B0BEC5", "#B0BEC5", "#B0BEC5", "#B0BEC5", "#B0BEC5", "#B0BEC5", "#B0BEC5", "#B0BEC5", "#B0BEC5", "#B0BEC5", "#B0BEC5", "#B0BEC5", "#B0BEC5", "#B0BEC5", "#B0BEC5", "#B0BEC5", "#B0BEC5", "#B0BEC5", "#B0BEC5", "red", "#B0BEC5", "#B0BEC5", "#B0BEC5", "#B0BEC5", "#B0BEC5", "#B0BEC5"]]}], "label": "Topic 43", "method": "update"}, {"args": [{"marker.color": [["#B0BEC5", "#B0BEC5", "#B0BEC5", "#B0BEC5", "#B0BEC5", "#B0BEC5", "#B0BEC5", "#B0BEC5", "#B0BEC5", "#B0BEC5", "#B0BEC5", "#B0BEC5", "#B0BEC5", "#B0BEC5", "#B0BEC5", "#B0BEC5", "#B0BEC5", "#B0BEC5", "#B0BEC5", "#B0BEC5", "#B0BEC5", "#B0BEC5", "#B0BEC5", "#B0BEC5", "#B0BEC5", "#B0BEC5", "#B0BEC5", "#B0BEC5", "#B0BEC5", "#B0BEC5", "#B0BEC5", "#B0BEC5", "#B0BEC5", "#B0BEC5", "#B0BEC5", "#B0BEC5", "#B0BEC5", "#B0BEC5", "#B0BEC5", "#B0BEC5", "#B0BEC5", "#B0BEC5", "#B0BEC5", "#B0BEC5", "red", "#B0BEC5", "#B0BEC5", "#B0BEC5", "#B0BEC5", "#B0BEC5"]]}], "label": "Topic 44", "method": "update"}, {"args": [{"marker.color": [["#B0BEC5", "#B0BEC5", "#B0BEC5", "#B0BEC5", "#B0BEC5", "#B0BEC5", "#B0BEC5", "#B0BEC5", "#B0BEC5", "#B0BEC5", "#B0BEC5", "#B0BEC5", "#B0BEC5", "#B0BEC5", "#B0BEC5", "#B0BEC5", "#B0BEC5", "#B0BEC5", "#B0BEC5", "#B0BEC5", "#B0BEC5", "#B0BEC5", "#B0BEC5", "#B0BEC5", "#B0BEC5", "#B0BEC5", "#B0BEC5", "#B0BEC5", "#B0BEC5", "#B0BEC5", "#B0BEC5", "#B0BEC5", "#B0BEC5", "#B0BEC5", "#B0BEC5", "#B0BEC5", "#B0BEC5", "#B0BEC5", "#B0BEC5", "#B0BEC5", "#B0BEC5", "#B0BEC5", "#B0BEC5", "#B0BEC5", "#B0BEC5", "red", "#B0BEC5", "#B0BEC5", "#B0BEC5", "#B0BEC5"]]}], "label": "Topic 45", "method": "update"}, {"args": [{"marker.color": [["#B0BEC5", "#B0BEC5", "#B0BEC5", "#B0BEC5", "#B0BEC5", "#B0BEC5", "#B0BEC5", "#B0BEC5", "#B0BEC5", "#B0BEC5", "#B0BEC5", "#B0BEC5", "#B0BEC5", "#B0BEC5", "#B0BEC5", "#B0BEC5", "#B0BEC5", "#B0BEC5", "#B0BEC5", "#B0BEC5", "#B0BEC5", "#B0BEC5", "#B0BEC5", "#B0BEC5", "#B0BEC5", "#B0BEC5", "#B0BEC5", "#B0BEC5", "#B0BEC5", "#B0BEC5", "#B0BEC5", "#B0BEC5", "#B0BEC5", "#B0BEC5", "#B0BEC5", "#B0BEC5", "#B0BEC5", "#B0BEC5", "#B0BEC5", "#B0BEC5", "#B0BEC5", "#B0BEC5", "#B0BEC5", "#B0BEC5", "#B0BEC5", "#B0BEC5", "red", "#B0BEC5", "#B0BEC5", "#B0BEC5"]]}], "label": "Topic 46", "method": "update"}, {"args": [{"marker.color": [["#B0BEC5", "#B0BEC5", "#B0BEC5", "#B0BEC5", "#B0BEC5", "#B0BEC5", "#B0BEC5", "#B0BEC5", "#B0BEC5", "#B0BEC5", "#B0BEC5", "#B0BEC5", "#B0BEC5", "#B0BEC5", "#B0BEC5", "#B0BEC5", "#B0BEC5", "#B0BEC5", "#B0BEC5", "#B0BEC5", "#B0BEC5", "#B0BEC5", "#B0BEC5", "#B0BEC5", "#B0BEC5", "#B0BEC5", "#B0BEC5", "#B0BEC5", "#B0BEC5", "#B0BEC5", "#B0BEC5", "#B0BEC5", "#B0BEC5", "#B0BEC5", "#B0BEC5", "#B0BEC5", "#B0BEC5", "#B0BEC5", "#B0BEC5", "#B0BEC5", "#B0BEC5", "#B0BEC5", "#B0BEC5", "#B0BEC5", "#B0BEC5", "#B0BEC5", "#B0BEC5", "red", "#B0BEC5", "#B0BEC5"]]}], "label": "Topic 47", "method": "update"}, {"args": [{"marker.color": [["#B0BEC5", "#B0BEC5", "#B0BEC5", "#B0BEC5", "#B0BEC5", "#B0BEC5", "#B0BEC5", "#B0BEC5", "#B0BEC5", "#B0BEC5", "#B0BEC5", "#B0BEC5", "#B0BEC5", "#B0BEC5", "#B0BEC5", "#B0BEC5", "#B0BEC5", "#B0BEC5", "#B0BEC5", "#B0BEC5", "#B0BEC5", "#B0BEC5", "#B0BEC5", "#B0BEC5", "#B0BEC5", "#B0BEC5", "#B0BEC5", "#B0BEC5", "#B0BEC5", "#B0BEC5", "#B0BEC5", "#B0BEC5", "#B0BEC5", "#B0BEC5", "#B0BEC5", "#B0BEC5", "#B0BEC5", "#B0BEC5", "#B0BEC5", "#B0BEC5", "#B0BEC5", "#B0BEC5", "#B0BEC5", "#B0BEC5", "#B0BEC5", "#B0BEC5", "#B0BEC5", "#B0BEC5", "red", "#B0BEC5"]]}], "label": "Topic 48", "method": "update"}, {"args": [{"marker.color": [["#B0BEC5", "#B0BEC5", "#B0BEC5", "#B0BEC5", "#B0BEC5", "#B0BEC5", "#B0BEC5", "#B0BEC5", "#B0BEC5", "#B0BEC5", "#B0BEC5", "#B0BEC5", "#B0BEC5", "#B0BEC5", "#B0BEC5", "#B0BEC5", "#B0BEC5", "#B0BEC5", "#B0BEC5", "#B0BEC5", "#B0BEC5", "#B0BEC5", "#B0BEC5", "#B0BEC5", "#B0BEC5", "#B0BEC5", "#B0BEC5", "#B0BEC5", "#B0BEC5", "#B0BEC5", "#B0BEC5", "#B0BEC5", "#B0BEC5", "#B0BEC5", "#B0BEC5", "#B0BEC5", "#B0BEC5", "#B0BEC5", "#B0BEC5", "#B0BEC5", "#B0BEC5", "#B0BEC5", "#B0BEC5", "#B0BEC5", "#B0BEC5", "#B0BEC5", "#B0BEC5", "#B0BEC5", "#B0BEC5", "red"]]}], "label": "Topic 49", "method": "update"}]}], "title": {"font": {"color": "Black", "size": 22}, "text": "<b>Intertopic Distance Map</b>", "x": 0.5, "xanchor": "center", "y": 0.95, "yanchor": "top"}, "width": 650, "xaxis": {"anchor": "y", "domain": [0, 1], "range": [-15.19, 15.04], "title": {"text": ""}, "visible": false}, "yaxis": {"anchor": "x", "domain": [0, 1], "range": [-9.095, 21.32], "title": {"text": ""}, "visible": false}}}
